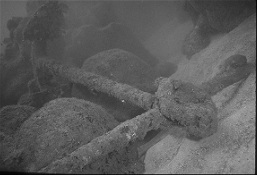
#> input picture Aula_6/ancora.jpg, 257 x 175 px
$ python script.py
#> lines starting #> are read from the running program, lines starting #| are printed output that depends on the picture
from __future__ import print_function
import cv2.cv2 as cv
import argparse


valorMedio = 127
valorMaximo = 255
window_name = 'Saida Limiar'

src = cv.imread('ancora.jpg')
#> src is the input picture: shape (175, 257, 3); min 1, max 207, mean 92.4

if src is None:
    print('Erro ao abrir o arquivo!')
    exit(0)

src_cinza = cv.cvtColor(src, cv.COLOR_BGR2GRAY)

dst = cv.adaptiveThreshold(src_cinza, valorMaximo, cv.ADAPTIVE_THRESH_GAUSSIAN_C, cv.THRESH_BINARY, 11, 2)
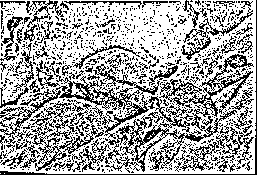
#> dst: shape (175, 257); 64.8% white; black in thin lines or dots

for i in range(0, 9):
    dst = cv.adaptiveThreshold(dst, valorMaximo, cv.ADAPTIVE_THRESH_GAUSSIAN_C, cv.THRESH_BINARY, 11, 2)


cv.imshow(window_name, dst)
cv.waitKey()

'''
max_value = 255
max_type = 4
max_binary_value = 255
trackbar_type = 'Type: \n 0: Binary \n 1: Binary Inverted \n 2: Truncate \n 3: To Zero \n 4: To Zero Inverted'
trackbar_value = 'Value'
window_name = 'Threshold Demo'

def Threshold_Demo(val):
    threshold_type = cv.getTrackbarPos(trackbar_type, window_name)
    threshold_value = cv.getTrackbarPos(trackbar_value, window_name)
    _, dst = cv.threshold(src_gray, threshold_value, max_binary_value, threshold_type )
    cv.imshow(window_name, dst)


parser = argparse.ArgumentParser(description='Code for Basic Thresholding Operations tutorial.')
parser.add_argument('--input', help='Path to input image.', default='digital.jpg')
args = parser.parse_args()


src = cv.imread(cv.samples.findFile(args.input))
if src is None:
    print('Could not open or find the image: ', args.input)
    exit(0)
# Convert the image to Gray
src_gray = cv.cvtColor(src, cv.COLOR_BGR2GRAY)

cv.namedWindow(window_name)

cv.createTrackbar(trackbar_type, window_name , 3, max_type, Threshold_Demo)
# Create Trackbar to choose Threshold value
cv.createTrackbar(trackbar_value, window_name , 0, max_value, Threshold_Demo)

# Call the function to initialize
Threshold_Demo(0)
# Wait until user finishes program
cv.waitKey()
'''
